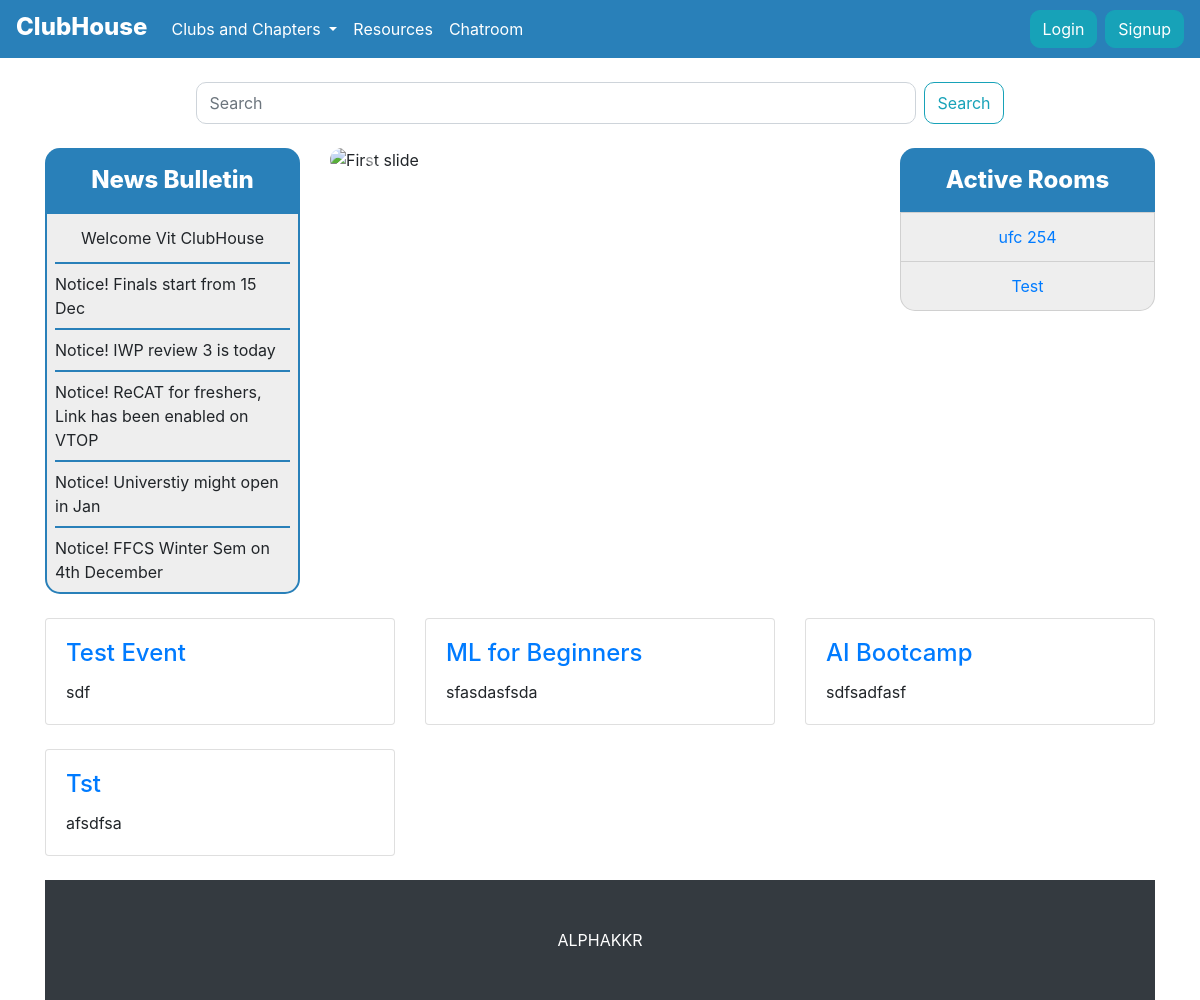
Before: / with the older database file.
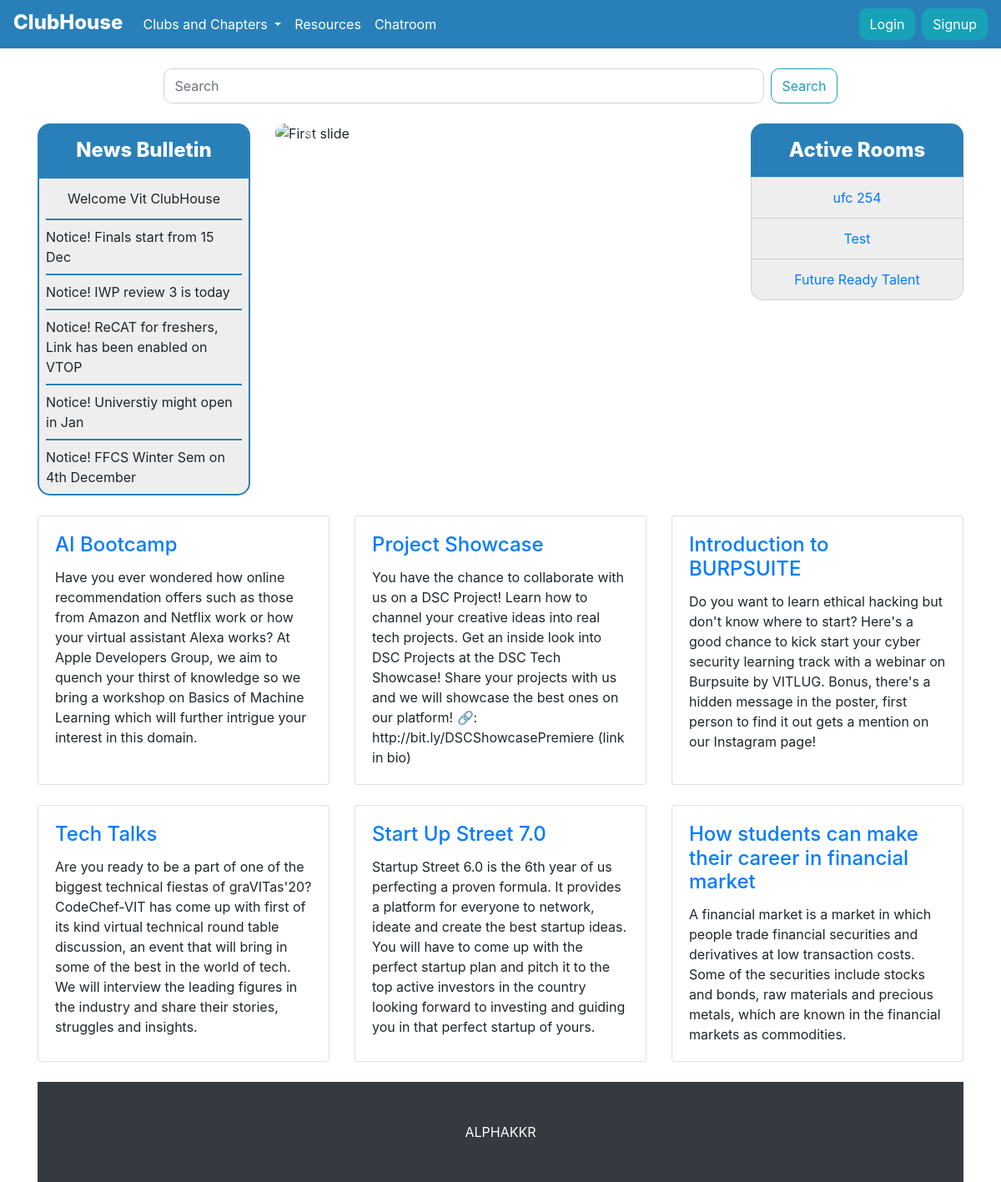
After: the same page with the newer database file.
### chatapp/models.py (models this page shows, shortened)
class Room(models.Model):
    user = models.ForeignKey(UserAccount, on_delete=models.CASCADE, null=True)
    name = models.TextField(max_length=200, primary_key=True)
    created = models.DateTimeField(auto_now_add=True, null=True)
    ipaddress = models.GenericIPAddressField(null=True)

### clubs/models.py (models this page shows, shortened)
class ClubEvent(models.Model):
    club_name       = models.ForeignKey(ClubAccount, on_delete=models.CASCADE, null=True)
    event_name      = models.CharField(max_length=100 ,default='', null=False, primary_key=True)
    event_desc      = models.TextField(default='', max_length=1000, null=True)
    event_poster    = models.ImageField(upload_to=path_and_rename_events, default='', null=True, storage=gd_storage, blank=True)
    poster_url      = models.URLField(default='', null=True, blank=True)
    event_url       = models.URLField(default='', null=True)

### homepage/views.py (the view)
# urls.py: path('', views.index, name='index'),
def index(request):
    if request.user.is_anonymous:
        return render(request, 'homepage/index.html', {'form_action': 'login', 'button_name': 'Login','objects': Room.objects.all(),'objects1':ClubEvent.objects.all()})
    else:
        return render(request, 'homepage/index.html', {'form_action': 'profile', 'button_name': 'Profile','objects': Room.objects.all(),'objects1':ClubEvent.objects.all()})

### homepage/templates/homepage/index.html (shortened to what the changed rows need)
<!doctype html>
<html lang="en">
<head>
    <link rel="stylesheet" href="https://stackpath.bootstrapcdn.com/bootstrap/4.5.0/css/bootstrap.min.css"
>
    <link rel="stylesheet" href="//code.jquery.com/ui/1.12.1/themes/base/jquery-ui.css">
</head>
<body>
        {% if user.is_authenticated %}
        {% load i18n %}
        {% endif %}
    <div class="container">
        <div class="row">
            <div class="col-lg-3 my-4" style='text-align: center'>
                <div class="list-group " style = 'border-radius:  0 0 15px 15px; '>
                    {% for k in objects %}
                    {% if forloop.counter < 6 %} <a href="/chatroom/{{k.name}}"  style = 'background-color: #eeeeee' class="list-group-item">{{k.name}}</a>
                        {% endif %}
                        {% endfor %}
                </div>
            </div>
        </div>
        <div class="row">
            {% for i in objects1 %}
            <div class="col-lg-4 col-md-6 mb-4">
                <div class="card h-100">
                    <div class="card-body">
                        <h4 class="card-title">
                            <a href="#">{{i.event_name}}</a>
                        </h4>
                        <p class="card-text">{{i.event_desc}}</p>
                    </div>
                </div>
            </div>
            {% if forloop.counter|divisibleby:3 %}
        </div>
        <div class="row">
            {% endif %}
            {% endfor %}
        </div>
</body>
</html>

Changed rows visible on the page:
removed ClubEvent: event_name "Test Event", event_desc "sdf"
removed ClubEvent: event_name "ML for Beginners", event_desc "sfasdasfsda"
removed ClubEvent: event_name "Tst", event_desc "afsdfsa"
added Room: name "Future Ready Talent"
changed ClubEvent "AI Bootcamp": event_desc "sdfsadfasf" → "Have you ever wondered how online recommendation offers such as those from Amazon and Netflix work or how your virtual assistant Alexa works? At Apple Developers Group, we aim to quench your thirst of knowledge so we bring a workshop on Basics of Machine Learning which will further intrigue your interest in this domain."
added ClubEvent: event_name "Project Showcase", event_desc "You have the chance to collaborate with us on a DSC Project! Learn how to channel your creative ideas into real tech projects. Get an inside look into DSC Projects at the DSC Tech Showcase! Share your projects with us and we will showcase the best ones on our platform! 🔗: http://bit.ly/DSCShowcasePremiere (link in bio)"
added ClubEvent: event_name "Introduction to BURPSUITE", event_desc "Do you want to learn ethical hacking but don't know where to start? Here's a good chance to kick start your cyber security learning track with a webinar on Burpsuite by VITLUG. Bonus, there's a hidden message in the poster, first person to find it out gets a mention on our Instagram page!"
added ClubEvent: event_name "Tech Talks", event_desc "Are you ready to be a part of one of the biggest technical fiestas of graVITas'20? CodeChef-VIT has come up with first of its kind virtual technical round table discussion, an event that will bring in some of the best in the world of tech. We will interview the leading figures in the industry and share their stories, struggles and insights."
added ClubEvent: event_name "Start Up Street 7.0", event_desc "Startup Street 6.0 is the 6th year of us perfecting a proven formula. It provides a platform for everyone to network, ideate and create the best startup ideas. You will have to come up with the perfect startup plan and pitch it to the top active investors in the country looking forward to investing and guiding you in that perfect startup of yours."
added ClubEvent: event_name "How students can make their career in financial market", event_desc "A financial market is a market in which people trade financial securities and derivatives at low transaction costs. Some of the securities include stocks and bonds, raw materials and precious metals, which are known in the financial markets as commodities."
